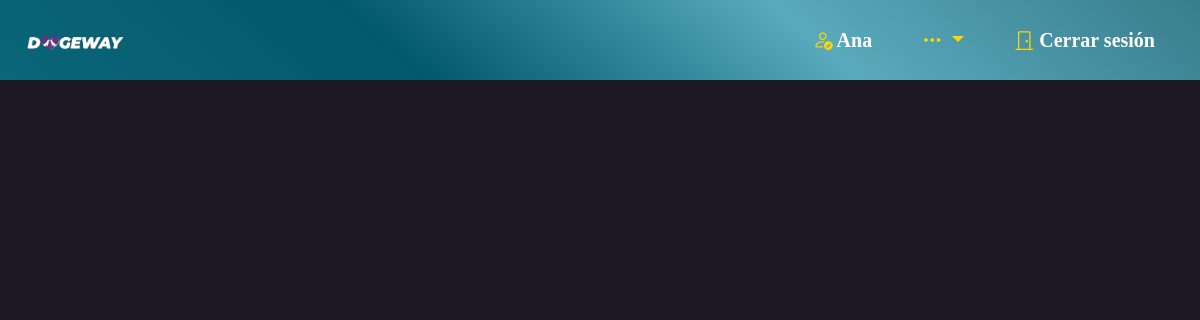
/ADOPTAR/ (signed in), run on an earlier commit of the app's database.
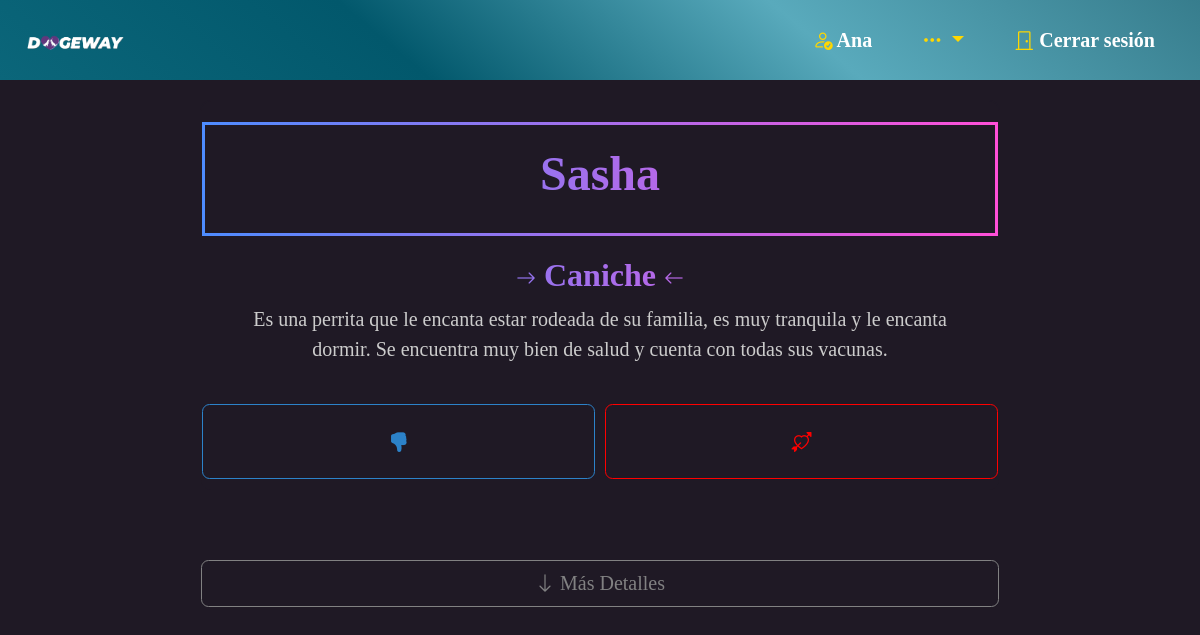
And on a later commit of the database.
### main_app/models.py (models this page shows, shortened)
class Mascota(models.Model):
    dueño = models.ForeignKey(Usuario, on_delete=models.CASCADE)
    nombre = models.CharField(max_length=100)
    peso = models.FloatField(null=True, blank=True, validators=[
            MinValueValidator(5),  # El peso no puede ser menor que 0
            MaxValueValidator(150)  # El peso no puede ser mayor que 100
        ])
    edad = models.FloatField(null=True, blank=True, validators=[
            MinValueValidator(2),  # El peso no puede ser menor que 0
            MaxValueValidator(12)  # El peso no puede ser mayor que 100
        ])
    SEXO_CHOICES = (
        ('M', 'Macho'),
        ('H', 'Hembra'),
    )
    sexo = models.CharField(max_length=1, choices=SEXO_CHOICES)
    TAMAÑO_CHOICES = (
        ('XS', ' MuyPequeño'),
        ('S', 'Pequeño'),
        ('M', 'Mediano'),
        ('L', 'Grande'),
        ('XL', 'Gigante'),
    )
    tamaño = models.CharField(max_length=15, choices=TAMAÑO_CHOICES)
    descripcion = models.TextField()
    RAZA_CHOICES = (
        ('Bulldog francés', 'Bulldog francés'),
        ('Labrador retriever', 'Labrador retriever'),
        ('Golden retriever', 'Golden retriever'),
        ('Pastor alemán', 'Pastor alemán'),
        ('Caniche', 'Caniche'),
        ('Bulldog', 'Bulldog'),
        ('Rottweiler', 'Rottweiler'),
        ('Beagle', 'Beagle'),
        ('Salchicha', 'Salchicha'),
        ('Braco alemán de pelo corto', 'Braco alemán de pelo corto'),
        ('Corgi galés de Pembroke', 'Corgi galés de Pembroke'),
        ('Pastor australiano', 'Pastor australiano'),
        ('Yorkshire terrier', 'Yorkshire terrier'),
        ('Cavalier King Charles spaniel', 'Cavalier King Charles spaniel'),
        ('Doberman pinscher', 'Doberman pinscher'),
        ('Boxer', 'Boxer'),
        ('Schnauzer miniatura', 'Schnauzer miniatura'),
        ('Cane corso', 'Cane corso'),
        ('Gran danés', 'Gran danés'),
        ('Shih Tzu', 'Shih Tzu'),
        ('Husky siberiano', 'Husky siberiano'),
        ('Chihuahua', 'Chihuahua'),  # Raza agregada
        ('Solovino', 'Solovino'),  # Raza agregada
    )
    raza = models.CharField(max_length=100, choices=RAZA_CHOICES)
    tiene_cartilla = models.BooleanField()
    adopcion = models.BooleanField(default=False)
    likes = models.ManyToManyField("self", symmetrical=False, related_name="liked_by", blank=True)
    facebook_mascota = models.URLField(blank=True, null=True)
    twitter_mascota = models.URLField(blank=True, null=True)
    instagram_mascota = models.URLField(blank=True, null=True)
    tiktok_mascota = models.URLField(blank=True, null=True)

### main_app/views.py (the view)
# urls.py: path('ADOPTAR/', views.adopcion_view, name='adopcion_view'),
@login_required
def adopcion_view(request):
    mascota_seleccionada_id = request.session.get('mascota_seleccionada_id')
    if mascota_seleccionada_id:
        mascota_seleccionada = get_object_or_404(Mascota, id=mascota_seleccionada_id)
        mascotas_adopcion = Mascota.objects.filter(adopcion=True).exclude(dueño=request.user)
        longitud_lista = len(mascotas_adopcion)
        imagenes_mascotas_adopcion = ImagenMascota.objects.filter(mascota__in=mascotas_adopcion)
        for mascota in mascotas_adopcion:
            print('{- '+mascota.nombre+'|'+mascota.sexo+'>'+str(mascota.id))
    else:
        mascota_seleccionada = None
        return redirect('/')  # Redirige a la página de inicio si no obtiene el objeto
    return render(request, 'adopcion.html', {
        'title': "Adopción",
        'mascota_selec': mascota_seleccionada,
        'mascotas_adopcion': mascotas_adopcion,
        'longitud_lista': longitud_lista,
        'imagenes_mascotas_adopcion': imagenes_mascotas_adopcion})

### main_app/templates/adopcion.html (shortened to what this page needs)
{% extends "layouts/base.html" %}
{% load static %}
{% block estilos_adicionales %}
    <link rel="stylesheet" href="{% static 'css/match.css' %}">
{% endblock  %}
{% block content %}
    <div id="mascota-container">
        {% for mascota in mascotas_adopcion %}
            <div class="mascota" style="display: none;">
                <div class="card mb-4">
                    <div class="card text-center">
                        <div class="card-header">
                            <h1 class="custom-h1" style="text-decoration: underline;">{{ mascota.nombre }}</h1>
                        </div>
                        <div class="card-body">
                            <h5 class="card-title" style="font-size: 32px;"><i class="bi bi-arrow-right"></i> {{ mascota.raza }} <i class="bi bi-arrow-left"></i></h5>
                            <p class="card-text" id="descripcion">{{ mascota.descripcion }}</p>
                        </div>
                        <div class="d-grid gap-2 d-md-flex justify-content-md-between">
                            <button type="button" id="dislike" class="btn btn-outline-secondary btn-siguiente-mascota flex-fill mb-2">
                                <h2><i class="bi bi-hand-thumbs-down-fill"></i></h2>
                            </button>
                            <button type="button" id="btn-like" class="btn btn-outline-danger btn-siguiente-mascota flex-fill mb-2" data-mascota-id="{{ mascota.id }}">
                                <h2><i class="bi bi-arrow-through-heart"></i></h2>
                            </button>
                        </div>
                    </div>
                    <div class="d-grid gap-2">
                        <button type="button" id="btn-detalles" class="btn btn-outline-secondary" data-edad="{{ mascota.edad }}" data-peso="{{ mascota.peso }}" data-tiene-cartilla="{{ mascota.tiene_cartilla }}">
                            <i class="bi bi-arrow-down"></i> Más Detalles
                        </button>
                    </div>
                </div>
            </div>
        {% endfor %}
    </div>
{% endblock %}

What changed in the data, as far as the page shows it:
added Mascota: descripcion "Es una perrita que le encanta estar rodeada de su familia, es muy tranquila y le encanta dormir. Se encuentra muy bien de salud y cuenta con todas sus vacunas."
